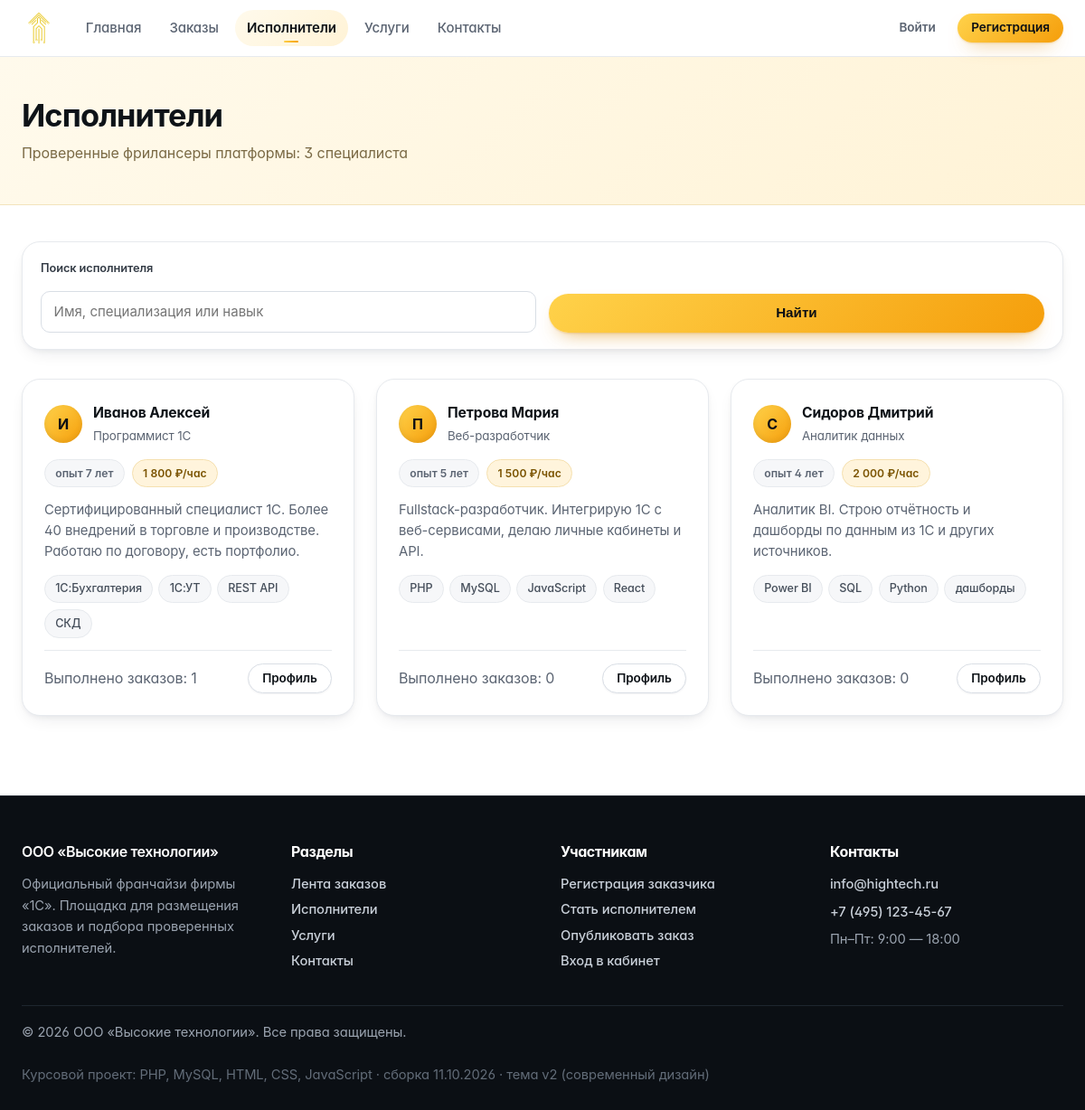
The page /freelancers.php on the database its author committed.
### tables this page shows
CREATE TABLE `users` (
    `id`             INT UNSIGNED NOT NULL AUTO_INCREMENT,
    `role`           ENUM('customer','freelancer','admin') NOT NULL DEFAULT 'customer',
    `name`           VARCHAR(120)  NOT NULL COMMENT 'ФИО / название организации',
    `email`          VARCHAR(160)  NOT NULL,
    `password_hash`  VARCHAR(255)  NOT NULL,
    `phone`          VARCHAR(40)   DEFAULT NULL,
    `company`        VARCHAR(160)  DEFAULT NULL COMMENT 'Компания заказчика',
    `specialization` VARCHAR(160)  DEFAULT NULL COMMENT 'Специализация фрилансера',
    `skills`         VARCHAR(500)  DEFAULT NULL COMMENT 'Навыки через запятую',
    `rate`           INT UNSIGNED  DEFAULT NULL COMMENT 'Ставка, руб./час',
    `experience`     TINYINT UNSIGNED DEFAULT NULL COMMENT 'Опыт работы, лет',
    `about`          TEXT          DEFAULT NULL,
    `status`         ENUM('active','blocked') NOT NULL DEFAULT 'active',
    `created_at`     DATETIME      NOT NULL DEFAULT CURRENT_TIMESTAMP,
    `last_login`     DATETIME      DEFAULT NULL,
    PRIMARY KEY (`id`),
    UNIQUE KEY `uq_users_email` (`email`),
    KEY `idx_users_role` (`role`),
    KEY `idx_users_status` (`status`)
);

### includes/db.php (called while the page is built, shortened)
<?php
function db(): PDO
{
    static $pdo = null;
    if ($pdo instanceof PDO) {
        return $pdo;
    }
    $config = require __DIR__ . '/../config/config.php';
    $dsn = sprintf(
        'mysql:host=%s;dbname=%s;charset=%s',
        $config['host'],
        $config['dbname'],
        $config['charset']
    );
    try {
        $pdo = new PDO($dsn, $config['user'], $config['password'], [
            PDO::ATTR_ERRMODE            => PDO::ERRMODE_EXCEPTION,
            PDO::ATTR_DEFAULT_FETCH_MODE => PDO::FETCH_ASSOC,
            PDO::ATTR_EMULATE_PREPARES   => false,
        ]);
    } catch (PDOException $e) {
        http_response_code(500);
        echo '<h1>Ошибка подключения к базе данных</h1>';
        echo '<p>Проверьте параметры соединения в файле <b>config/config.php</b> '
            . 'и убедитесь, что база данных импортирована из <b>sql/database.sql</b>.</p>';
        echo '<p style="color:#999">Техническая информация: ' . htmlspecialchars($e->getMessage()) . '</p>';
        exit;
    }
    return $pdo;
}
function q(string $sql, array $params = []): PDOStatement
{
    $stmt = db()->prepare($sql);
    $stmt->execute($params);
    return $stmt;
}
function q_all(string $sql, array $params = []): array
{
    return q($sql, $params)->fetchAll();
}
function q_val(string $sql, array $params = [], $default = null)
{
    $row = q($sql, $params)->fetch(PDO::FETCH_NUM);
    return $row === false ? $default : $row[0];
}

### includes/functions.php (called while the page is built, shortened)
<?php
require_once __DIR__ . '/db.php';
function e($value): string
{
    return htmlspecialchars((string) $value, ENT_QUOTES | ENT_SUBSTITUTE, 'UTF-8');
}
function excerpt(?string $text, int $length = 180): string
{
    $text = trim(preg_replace('/\s+/u', ' ', (string) $text));
    if (mb_strlen($text, 'UTF-8') <= $length) {
        return $text;
    }
    return mb_substr($text, 0, $length - 1, 'UTF-8') . '…';
}
function money(?int $amount): string
{
    return number_format((float) $amount, 0, ',', ' ') . ' ₽';
}
function plural(int $n, array $forms): string
{
    $n = abs($n) % 100;
    $n1 = $n % 10;
    if ($n1 > 1 && $n1 < 5) {
        return $forms[1];
    }
    return $forms[2];
}
function skills_array(?string $skills): array
{
    $parts = preg_split('/\s*,\s*/u', $skills, -1, PREG_SPLIT_NO_EMPTY);
    return $parts ?: [];
}
function paginate(int $total, int $perPage = 9): array
{
    $perPage = max(1, $perPage);
    $pages   = max(1, (int) ceil($total / $perPage));
    $current = max(1, min($pages, (int) ($_GET['page'] ?? 1)));
    return [
        'total'    => $total,
        'per_page' => $perPage,
        'pages'    => $pages,
        'current'  => $current,
        'offset'   => ($current - 1) * $perPage,
    ];
}

### freelancers.php (the view, shortened to what this page needs)
<?php
require_once __DIR__ . '/includes/functions.php';
$search = trim((string) ($_GET['q'] ?? ''));
$where  = ['u.role = "freelancer"', 'u.status = "active"'];
$params = [];
$condition = 'WHERE ' . implode(' AND ', $where);
$total = (int) q_val("SELECT COUNT(*) FROM users u $condition", $params);
$page  = paginate($total, 9);
$freelancers = q_all(
    "SELECT u.*,
            (SELECT COUNT(*) FROM responses r WHERE r.freelancer_id = u.id AND r.status = 'accepted') AS accepted_count,
            (SELECT COUNT(*) FROM orders o WHERE o.freelancer_id = u.id AND o.status = 'completed') AS completed_count
       FROM users u
       $condition
       ORDER BY accepted_count DESC, u.created_at ASC
       LIMIT {$page['per_page']} OFFSET {$page['offset']}",
    $params
);
require __DIR__ . '/includes/header.php';
?>
<section class="page-header">
    <div class="container">
        <h1>Исполнители</h1>
        <p>Проверенные фрилансеры платформы: <?= (int) $total ?> <?= e(plural($total, ['специалист', 'специалиста', 'специалистов'])) ?></p>
    </div>
</section>
<section class="section-sm">
    <div class="container">
        <div class="filters-bar">
            <form class="filters-form" method="get" action="/freelancers.php">
                <div class="form-group">
                    <label for="q">Поиск исполнителя</label>
                    <input type="search" id="q" name="q" value="<?= e($search) ?>" placeholder="Имя, специализация или навык">
                </div>
                <div class="form-group">
                    <button type="submit" class="btn btn-primary btn-block">Найти</button>
                </div>
            </form>
        </div>
        <?php if ($freelancers): ?>
            <div class="grid grid-3">
                <?php foreach ($freelancers as $freelancer): ?>
                    <article class="order-card">
                        <div class="response-author">
                            <span class="avatar"><?= e(mb_strtoupper(mb_substr($freelancer['name'], 0, 1))) ?></span>
                            <div>
                                <strong><?= e($freelancer['name']) ?></strong>
                                <small><?= e($freelancer['specialization'] ?: 'Исполнитель') ?></small>
                            </div>
                        </div>
                        <div class="order-meta-row">
                            <span class="badge badge-muted">опыт <?= (int) $freelancer['experience'] ?> лет</span>
                            <span class="badge badge-warning"><?= e(money((int) $freelancer['rate'])) ?>/час</span>
                        </div>
                        <p class="order-desc"><?= e(excerpt($freelancer['about'] ?: 'Исполнитель платформы «Высокие технологии».', 130)) ?></p>
                        <?php $tags = skills_array($freelancer['skills']); ?>
                        <?php if ($tags): ?>
                            <div class="skills-tags">
                                <?php foreach (array_slice($tags, 0, 4) as $tag): ?>
                                    <span class="skill-tag"><?= e($tag) ?></span>
                                <?php endforeach; ?>
                            </div>
                        <?php endif; ?>
                        <div class="order-card-foot">
                            <span class="text-muted">Выполнено заказов: <?= (int) $freelancer['completed_count'] ?></span>
                            <a class="btn btn-sm btn-outline" href="/freelancer.php?id=<?= (int) $freelancer['id'] ?>">Профиль</a>
                        </div>
                    </article>
                <?php endforeach; ?>
            </div>
        <?php endif; ?>
    </div>
</section>
<?php require __DIR__ . '/includes/footer.php'; ?>

### assets/css/base.css (style rules this page uses)
:root { --primary-yellow: #FFD700; --primary-orange: #FFA500; --accent-orange: #FF8C00; --text-dark: #1A1A1A; --text-light: #666666; --background-white: #FFFFFF; --background-light: #FAFAFA; --border-light: #E5E5E5; --shadow: 0 2px 20px rgba(0, 0, 0, 0.08); --shadow-hover: 0 8px 30px rgba(0, 0, 0, 0.12); }
* { margin: 0; padding: 0; box-sizing: border-box; }
body { font-family: 'Inter', -apple-system, BlinkMacSystemFont, sans-serif; line-height: 1.6; color: var(--text-dark); background-color: var(--background-white); font-weight: 400; }
.container { max-width: 1200px; margin: 0 auto; padding: 0 24px; }
.btn { padding: 0.875rem 2rem; border: none; border-radius: 8px; cursor: pointer; text-decoration: none; display: inline-flex; align-items: center; justify-content: center; transition: all 0.3s ease; font-size: 1rem; font-weight: 600; position: relative; overflow: hidden; }
.btn::before { content: ''; position: absolute; top: 0; left: -100%; width: 100%; height: 100%; background: linear-gradient(90deg, transparent, rgba(255,255,255,0.2), transparent); transition: left 0.5s; }
.btn-primary { background: linear-gradient(135deg, var(--primary-yellow), var(--primary-orange)); color: var(--text-dark); box-shadow: var(--shadow); }
.btn-outline { background: transparent; color: var(--text-dark); border: 2px solid var(--primary-orange); padding: 0.75rem 1.5rem; border-radius: 8px; font-weight: 600; cursor: pointer; transition: all 0.3s ease; width: 100%; }
.page-header { background: linear-gradient(135deg, var(--background-light) 0%, var(--background-white) 100%); padding: 4rem 0; text-align: center; }
.page-header h1 { font-size: 2.5rem; font-weight: 700; margin-bottom: 1rem; color: var(--text-dark); }
.page-header p { font-size: 1.25rem; color: var(--text-light); max-width: 600px; margin: 0 auto; }
.skill-tag { background: var(--primary-yellow); color: var(--text-dark); padding: 0.3rem 0.8rem; border-radius: 12px; font-size: 0.8rem; font-weight: 500; }
.form-group { display: flex; flex-direction: column; gap: 0.5rem; }
.form-group label { font-weight: 500; color: var(--text-dark); font-size: 0.9rem; }
.form-group input, .form-group select, .form-group textarea { padding: 0.75rem 1rem; border: 1px solid var(--border-light); border-radius: 8px; font-size: 1rem; transition: all 0.3s ease; background: var(--background-white); }
.skill-tag { background: var(--primary-yellow); color: var(--text-dark); padding: 0.4rem 0.8rem; border-radius: 15px; font-size: 0.85rem; font-weight: 500; }
.form-group input, .form-group textarea { padding: 0.75rem 1rem; border: 1px solid var(--border-light); border-radius: 8px; font-size: 1rem; transition: border-color 0.3s ease, box-shadow 0.3s ease; }

### rows shown on the page
users: name "И", name "Иванов Алексей", specialization "Программист 1С", experience "7", rate "1 800 ₽", about "Сертифицированный специалист 1С. Более 40 внедрений в торговле и производстве. Работаю по договору, есть портфолио.", skills "1С:Бухгалтерия", skills "1С:УТ", skills "REST API", skills "СКД", completed_count "1"
users: name "П", name "Петрова Мария", specialization "Веб-разработчик", experience "5", rate "1 500 ₽", about "Fullstack-разработчик. Интегрирую 1С с веб-сервисами, делаю личные кабинеты и API.", skills "PHP", skills "MySQL", skills "JavaScript", skills "React", completed_count "0"
users: name "С", name "Сидоров Дмитрий", specialization "Аналитик данных", experience "4", rate "2 000 ₽", about "Аналитик BI. Строю отчётность и дашборды по данным из 1С и других источников.", skills "Power BI", skills "SQL", skills "Python", skills "дашборды", completed_count "0"

### other values the page prints
$total "3"
plural($total, ['специалист', 'специалиста', 'специалистов']) "специалиста"
APP_BUILD "11.10.2026 · тема v2 (современный дизайн)"
